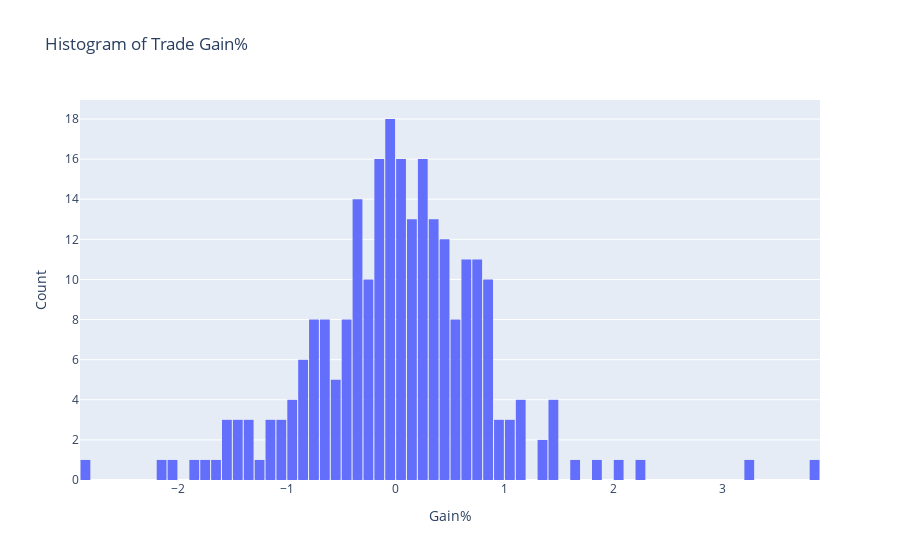

Write notebook code for a chart like this one.
### Code cell
trades
# histogram of the trade gain%

import plotly.express as px
import plotly.graph_objects as go

fig = px.histogram(trades, x="Gain%", nbins=100, title="Histogram of Trade Gain%")
fig.update_layout(
    xaxis_title="Gain%",
    yaxis_title="Count",
    bargap=0.1
)
fig.show()

### Figure 1 — Plotly figure (JSON) as saved in the notebook; plotly's stock layout.template omitted (floating-point values rounded to 4 significant figures; data arrays with more than 128 entries replaced by an {"elided": "..."} marker saying what was removed)
{"data": [{"alignmentgroup": "True", "bingroup": "x", "hovertemplate": "Gain%=%{x}<br>count=%{y}<extra></extra>", "legendgroup": "", "marker": {"color": "#636efa", "pattern": {"shape": ""}}, "name": "", "nbinsx": 100, "offsetgroup": "", "orientation": "v", "showlegend": false, "type": "histogram", "x": {"elided": "251 float values"}, "xaxis": "x", "yaxis": "y"}], "layout": {"bargap": 0.1, "barmode": "relative", "legend": {"tracegroupgap": 0}, "title": {"text": "Histogram of Trade Gain%"}, "xaxis": {"anchor": "y", "domain": [0, 1], "title": {"text": "Gain%"}}, "yaxis": {"anchor": "x", "domain": [0, 1], "title": {"text": "Count"}}}}
